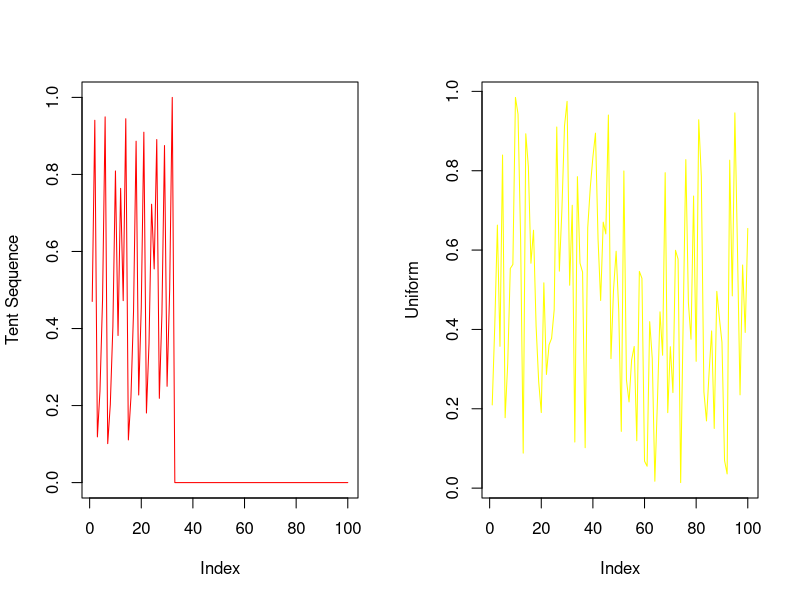

The R source for this figure:
## ---- chunk 1
knitr::opts_chunk$set(echo = TRUE)
## ---- chunk 2
summary(cars)



## ---- chunk 3
switch_win <- 0
no_switch_win <- 0
simulation <- 50000
doors <- c(1,2)

for(i in 1:simulation){
  
  door_chosen <- 1
  door_opened <- 3
  #The prize is under the door 1 or 2
  door_prize <- sample(doors,1)
  
  doors_available <- doors[-c(door_opened)]
  
  #The contestant doesn't change his decision
  if(door_prize == door_chosen){
    #number of times that if the contestant doesn't change, and his door hides the prize
    no_switch_win <- no_switch_win + 1 
  } 
  #The contestant changes his door
  new_choice <- doors_available[doors_available != door_chosen][1]
  if(new_choice == door_prize){
    #number of times that the contestant win after the changement of the door
    switch_win = switch_win + 1
  }
}

cat("The average that the contestant doesn't change and he wins ", no_switch_win/simulation, fill = TRUE)
cat("The average that the contestant changes and he wins ", switch_win/simulation, fill = TRUE)

## ---- chunk 4
switch_win <- 0
no_switch_win <- 0
simulation <- 5000
doors <- c(1,2,3)

for(i in 1:simulation){
  
  door_prize <- sample(doors,1) 
  door_chosen <- sample(doors,1)
  
  #Monty opens the door with a goat
  options = doors[which(doors != door_prize & doors != door_chosen)]
  if(length(options) == 1){
    door_opened = options
  }else{
    door_opened <- sample(options, 1)
  }

  doors_available <- doors[-c(door_opened)]

  #The contestant doesn't change his decision
  if(door_prize == door_chosen){
    #number of times that if the contestant doesn't change, and his door hides the prize
    no_switch_win <- no_switch_win + 1 
  } 
  #The contestant changes his door
  new_choice <- doors_available[doors_available != door_chosen][1]
  if(new_choice == door_prize){
    #number of times that the contestant win after the changement of the door
    switch_win = switch_win + 1
  }
  
}

cat("The average that the contestant doesn't change and he wins ", no_switch_win/simulation, fill = TRUE)
cat("The average that the contestant changes and he wins ", switch_win/simulation, fill = TRUE)


## ---- chunk 5
tent <- function(x){
  if(x <= 1/2){
    return(2*x)
  }else{
    return(2*(1-x))
  }
}

x_0 = runif(1, 0, 1)
seq = c()
for(x in 1:100){
  rs = tent(x_0)
  seq = c(seq, rs)
  x_0 = rs
}

par(mfrow=c(1,2))
plot(seq, ylab = 'Tent Sequence', col = 'red', type = 'l')
plot(runif(100,0,1), ylab = 'Uniform', col = 'yellow', type = 'l')


